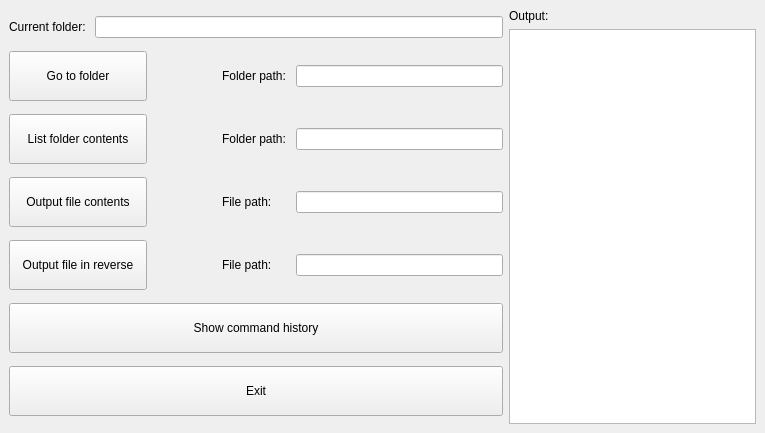
<?xml version="1.0" encoding="UTF-8"?>
<ui version="4.0">
 <class>MainWindow</class>
 <widget class="QMainWindow" name="MainWindow">
  <property name="geometry">
   <rect>
    <x>0</x>
    <y>0</y>
    <width>765</width>
    <height>433</height>
   </rect>
  </property>
  <property name="minimumSize">
   <size>
    <width>500</width>
    <height>350</height>
   </size>
  </property>
  <property name="windowTitle">
   <string>MainWindow</string>
  </property>
  <property name="locale">
   <locale language="English" country="UnitedStates"/>
  </property>
  <widget class="QWidget" name="centralwidget">
   <layout class="QHBoxLayout" name="horizontalLayout_2" stretch="2,1">
    <item>
     <layout class="QVBoxLayout" name="verticalLayout_3" stretch="1,2,2,2,2,2,2">
      <item>
       <layout class="QHBoxLayout" name="horizontalLayout_3" stretch="1,2">
        <item>
         <widget class="QLabel" name="label_2">
          <property name="maximumSize">
           <size>
            <width>80</width>
            <height>16777215</height>
           </size>
          </property>
          <property name="text">
           <string>Current folder:</string>
          </property>
         </widget>
        </item>
        <item>
         <widget class="QLineEdit" name="txtCurrentFolder">
          <property name="readOnly">
           <bool>true</bool>
          </property>
         </widget>
        </item>
       </layout>
      </item>
      <item>
       <layout class="QHBoxLayout" name="horizontalLayout_4" stretch="2,1,1,3">
        <property name="spacing">
         <number>6</number>
        </property>
        <property name="sizeConstraint">
         <enum>QLayout::SizeConstraint::SetMaximumSize</enum>
        </property>
        <property name="leftMargin">
         <number>0</number>
        </property>
        <property name="topMargin">
         <number>0</number>
        </property>
        <property name="bottomMargin">
         <number>0</number>
        </property>
        <item>
         <widget class="QPushButton" name="btnCd">
          <property name="sizePolicy">
           <sizepolicy hsizetype="Minimum" vsizetype="Fixed">
            <horstretch>100</horstretch>
            <verstretch>100</verstretch>
           </sizepolicy>
          </property>
          <property name="minimumSize">
           <size>
            <width>100</width>
            <height>50</height>
           </size>
          </property>
          <property name="locale">
           <locale language="English" country="UnitedStates"/>
          </property>
          <property name="text">
           <string>Go to folder</string>
          </property>
         </widget>
        </item>
        <item>
         <spacer name="horizontalSpacer_7">
          <property name="orientation">
           <enum>Qt::Orientation::Horizontal</enum>
          </property>
          <property name="sizeHint" stdset="0">
           <size>
            <width>40</width>
            <height>20</height>
           </size>
          </property>
         </spacer>
        </item>
        <item>
         <widget class="QLabel" name="label">
          <property name="maximumSize">
           <size>
            <width>70</width>
            <height>16777215</height>
           </size>
          </property>
          <property name="text">
           <string>Folder path: </string>
          </property>
         </widget>
        </item>
        <item>
         <widget class="QLineEdit" name="txtCdFolderPath"/>
        </item>
       </layout>
      </item>
      <item>
       <layout class="QHBoxLayout" name="horizontalLayout_5" stretch="2,1,1,3">
        <item>
         <widget class="QPushButton" name="btnLs">
          <property name="sizePolicy">
           <sizepolicy hsizetype="Minimum" vsizetype="Fixed">
            <horstretch>100</horstretch>
            <verstretch>0</verstretch>
           </sizepolicy>
          </property>
          <property name="minimumSize">
           <size>
            <width>120</width>
            <height>50</height>
           </size>
          </property>
          <property name="text">
           <string>List folder contents</string>
          </property>
         </widget>
        </item>
        <item>
         <spacer name="horizontalSpacer_6">
          <property name="orientation">
           <enum>Qt::Orientation::Horizontal</enum>
          </property>
          <property name="sizeHint" stdset="0">
           <size>
            <width>40</width>
            <height>20</height>
           </size>
          </property>
         </spacer>
        </item>
        <item>
         <widget class="QLabel" name="label_3">
          <property name="maximumSize">
           <size>
            <width>70</width>
            <height>16777215</height>
           </size>
          </property>
          <property name="text">
           <string>Folder path: </string>
          </property>
         </widget>
        </item>
        <item>
         <widget class="QLineEdit" name="txtLsFolderPath"/>
        </item>
       </layout>
      </item>
      <item>
       <layout class="QHBoxLayout" name="horizontalLayout_8" stretch="2,1,1,3">
        <item>
         <widget class="QPushButton" name="btnCat">
          <property name="sizePolicy">
           <sizepolicy hsizetype="Minimum" vsizetype="Fixed">
            <horstretch>100</horstretch>
            <verstretch>0</verstretch>
           </sizepolicy>
          </property>
          <property name="minimumSize">
           <size>
            <width>0</width>
            <height>50</height>
           </size>
          </property>
          <property name="text">
           <string>Output file contents</string>
          </property>
         </widget>
        </item>
        <item>
         <spacer name="horizontalSpacer_9">
          <property name="orientation">
           <enum>Qt::Orientation::Horizontal</enum>
          </property>
          <property name="sizeHint" stdset="0">
           <size>
            <width>40</width>
            <height>20</height>
           </size>
          </property>
         </spacer>
        </item>
        <item>
         <widget class="QLabel" name="label_7">
          <property name="maximumSize">
           <size>
            <width>70</width>
            <height>16777215</height>
           </size>
          </property>
          <property name="text">
           <string>File path:</string>
          </property>
         </widget>
        </item>
        <item>
         <widget class="QLineEdit" name="txtCatFilePath"/>
        </item>
       </layout>
      </item>
      <item>
       <layout class="QHBoxLayout" name="horizontalLayout_6" stretch="2,1,1,3">
        <item>
         <widget class="QPushButton" name="btnRev">
          <property name="sizePolicy">
           <sizepolicy hsizetype="Minimum" vsizetype="Fixed">
            <horstretch>100</horstretch>
            <verstretch>0</verstretch>
           </sizepolicy>
          </property>
          <property name="minimumSize">
           <size>
            <width>0</width>
            <height>50</height>
           </size>
          </property>
          <property name="text">
           <string>Output file in reverse</string>
          </property>
         </widget>
        </item>
        <item>
         <spacer name="horizontalSpacer_5">
          <property name="orientation">
           <enum>Qt::Orientation::Horizontal</enum>
          </property>
          <property name="sizeHint" stdset="0">
           <size>
            <width>40</width>
            <height>20</height>
           </size>
          </property>
         </spacer>
        </item>
        <item>
         <widget class="QLabel" name="label_5">
          <property name="maximumSize">
           <size>
            <width>70</width>
            <height>16777215</height>
           </size>
          </property>
          <property name="text">
           <string>File path:</string>
          </property>
         </widget>
        </item>
        <item>
         <widget class="QLineEdit" name="txtRevFilePath"/>
        </item>
       </layout>
      </item>
      <item>
       <widget class="QPushButton" name="btnHistory">
        <property name="minimumSize">
         <size>
          <width>0</width>
          <height>50</height>
         </size>
        </property>
        <property name="locale">
         <locale language="English" country="UnitedStates"/>
        </property>
        <property name="text">
         <string>Show command history</string>
        </property>
       </widget>
      </item>
      <item>
       <widget class="QPushButton" name="btnExit">
        <property name="minimumSize">
         <size>
          <width>0</width>
          <height>50</height>
         </size>
        </property>
        <property name="locale">
         <locale language="English" country="UnitedStates"/>
        </property>
        <property name="text">
         <string>Exit</string>
        </property>
       </widget>
      </item>
     </layout>
    </item>
    <item>
     <layout class="QVBoxLayout" name="verticalLayout">
      <item>
       <widget class="QLabel" name="label_4">
        <property name="text">
         <string>Output:</string>
        </property>
       </widget>
      </item>
      <item>
       <widget class="QTextEdit" name="txtOutput">
        <property name="lineWrapMode">
         <enum>QTextEdit::LineWrapMode::NoWrap</enum>
        </property>
        <property name="readOnly">
         <bool>true</bool>
        </property>
        <property name="html">
         <string>&lt;!DOCTYPE HTML PUBLIC &quot;-//W3C//DTD HTML 4.0//EN&quot; &quot;http://www.w3.org/TR/REC-html40/strict.dtd&quot;&gt;
&lt;html&gt;&lt;head&gt;&lt;meta name=&quot;qrichtext&quot; content=&quot;1&quot; /&gt;&lt;meta charset=&quot;utf-8&quot; /&gt;&lt;style type=&quot;text/css&quot;&gt;
p, li { white-space: pre-wrap; }
hr { height: 1px; border-width: 0; }
li.unchecked::marker { content: &quot;\2610&quot;; }
li.checked::marker { content: &quot;\2612&quot;; }
&lt;/style&gt;&lt;/head&gt;&lt;body style=&quot; font-family:'Segoe UI'; font-size:9pt; font-weight:400; font-style:normal;&quot;&gt;
&lt;p style=&quot;-qt-paragraph-type:empty; margin-top:0px; margin-bottom:0px; margin-left:0px; margin-right:0px; -qt-block-indent:0; text-indent:0px;&quot;&gt;&lt;br /&gt;&lt;/p&gt;&lt;/body&gt;&lt;/html&gt;</string>
        </property>
       </widget>
      </item>
     </layout>
    </item>
   </layout>
  </widget>
 </widget>
 <resources/>
 <connections/>
</ui>
